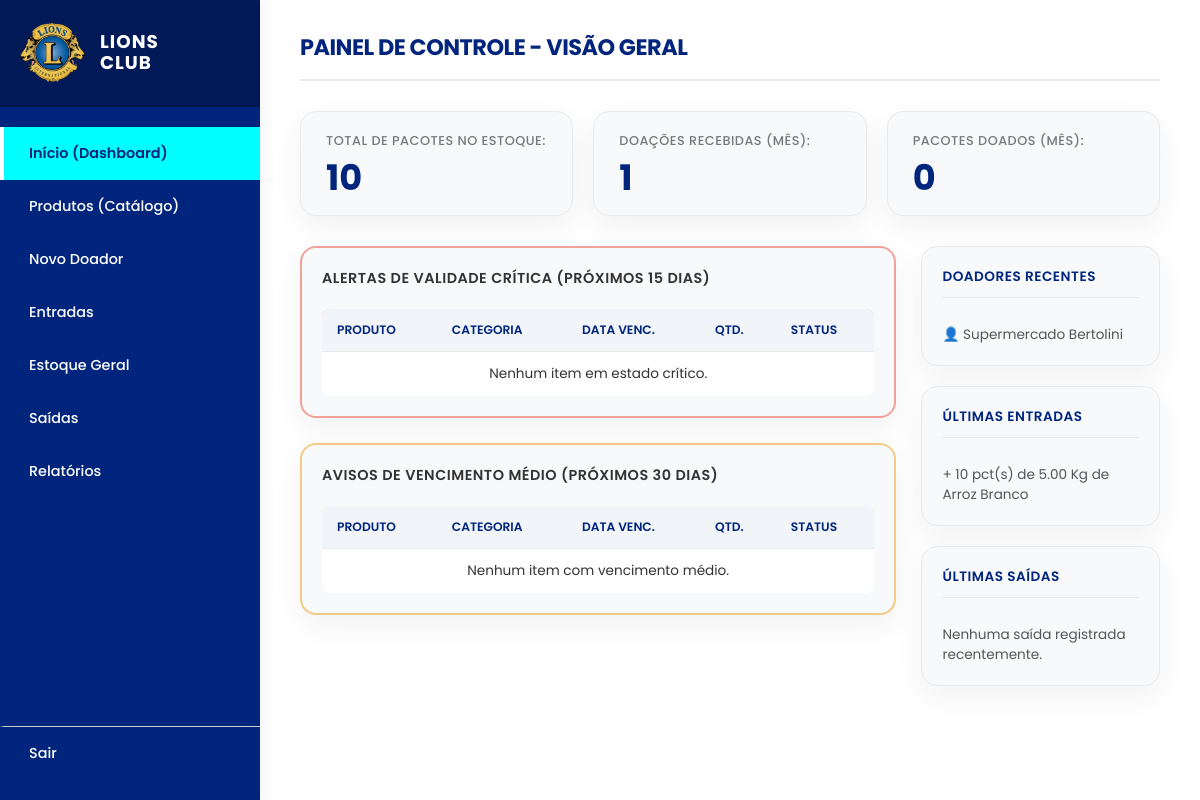
Page /dashboard.php (signed in) on the committed database.
### tables this page shows
CREATE TABLE `doadores` (
  `id` int(11) NOT NULL,
  `nome` varchar(100) NOT NULL,
  `telefone` varchar(20) DEFAULT NULL
);

CREATE TABLE `produtos` (
  `id` int(11) NOT NULL,
  `nome` varchar(100) NOT NULL,
  `quantidade` int(11) NOT NULL,
  `unidade` varchar(20) NOT NULL,
  `data_validade` date NOT NULL,
  `categoria_id` int(11) DEFAULT NULL,
  `doador_id` int(11) DEFAULT NULL,
  `data_cadastro` timestamp NOT NULL DEFAULT current_timestamp()
);

### dashboard.php (the view, shortened to what this page needs)
<?php
require_once 'includes/config.php';
$sql_total = "SELECT SUM(quantidade) as total_itens FROM produtos";
$total_itens = $conn->query($sql_total)->fetch_assoc()['total_itens'] ?? 0;
$mes_atual = date('m');
$ano_atual = date('Y');
$sql_entradas = "SELECT COUNT(id) as entradas_mes FROM produtos WHERE MONTH(data_cadastro) = '$mes_atual' AND YEAR(data_cadastro) = '$ano_atual'";
$entradas_mes = $conn->query($sql_entradas)->fetch_assoc()['entradas_mes'] ?? 0;
$sql_saidas = "SELECT SUM(quantidade) as saidas_mes FROM saidas WHERE MONTH(data_saida) = '$mes_atual' AND YEAR(data_saida) = '$ano_atual'";
$saidas_mes = $conn->query($sql_saidas)->fetch_assoc()['saidas_mes'] ?? 0;
$hoje = date('Y-m-d');
$daqui_15_dias = date('Y-m-d', strtotime('+15 days'));
$daqui_30_dias = date('Y-m-d', strtotime('+30 days'));
$sql_critica = "SELECT p.*, c.nome as categoria_nome FROM produtos p LEFT JOIN categorias c ON p.categoria_id = c.id WHERE p.data_validade >= '$hoje' AND p.data_validade <= '$daqui_15_dias' ORDER BY p.data_validade ASC";
$resultado_critica = $conn->query($sql_critica);
$sql_media = "SELECT p.*, c.nome as categoria_nome FROM produtos p LEFT JOIN categorias c ON p.categoria_id = c.id WHERE p.data_validade > '$daqui_15_dias' AND p.data_validade <= '$daqui_30_dias' ORDER BY p.data_validade ASC";
$resultado_media = $conn->query($sql_media);
$sql_doadores = "SELECT nome FROM doadores ORDER BY id DESC LIMIT 3";
$resultado_doadores = $conn->query($sql_doadores);
$sql_recentes = "SELECT nome, quantidade, unidade FROM produtos ORDER BY id DESC LIMIT 3";
$resultado_recentes = $conn->query($sql_recentes);
$sql_recentes_saidas = "SELECT s.quantidade, s.beneficiario, p.nome, p.unidade
                        FROM saidas s
                        JOIN produtos p ON s.produto_id = p.id
                        ORDER BY s.id DESC LIMIT 3";
$resultado_saidas = $conn->query($sql_recentes_saidas);
?>
<!DOCTYPE html>
<html lang="pt-BR">
<head>
    <link rel="stylesheet" href="css/style.css">
</head>
<body>
    <aside class="sidebar">
        <div class="sidebar-logo">
            <img src="img/logo.png" alt="Logo Lions Club">
            <div class="sidebar-logo-text">LIONS<br>CLUB</div>
        </div>
        <nav class="sidebar-nav">
            <a href="dashboard.php" class="ativo">Início (Dashboard)</a>
            <a href="cadastro_produto.php">Produtos (Catálogo)</a>
            <a href="cadastro_doador.php">Novo Doador</a>
            <a href="entradas.php">Entradas</a>
            <a href="estoque.php">Estoque Geral</a>
            <a href="saidas.php">Saídas</a>
            <a href="relatorios.php">Relatórios</a>
            <a href="index.php" style="margin-top: auto; border-top: 1px solid #ccc;">Sair</a>
        </nav>
    </aside>
    <main class="main-content">
        <h1 class="main-header">Painel de Controle - Visão Geral</h1>
        <div class="kpi-row">
            <div class="kpi-card">
                <h3>Total de Pacotes no Estoque:</h3>
                <div class="valor"><?php echo $total_itens; ?></div>
            </div>
            <div class="kpi-card">
                <h3>Doações Recebidas (Mês):</h3>
                <div class="valor"><?php echo $entradas_mes; ?></div>
            </div>
            <div class="kpi-card">
                <h3>Pacotes Doados (Mês):</h3>
                <div class="valor"><?php echo $saidas_mes; ?></div>
            </div>
        </div>
        <div class="dashboard-grid">
            <div class="tabelas-section">
                <div class="tabela-box box-critico">
                    <h3>Alertas de Validade Crítica (Próximos 15 dias)</h3>
                    <table>
                        <thead>
                            <tr style="background-color: #f5b7b1;">
                                <th>Produto</th><th>Categoria</th><th>Data Venc.</th><th>Qtd.</th><th>Status</th>
                            </tr>
                        </thead>
                        <tbody>
                            <?php
                            if ($resultado_critica->num_rows > 0) {
                                while ($item = $resultado_critica->fetch_assoc()) {
                                    $data_br = date("d/m/Y", strtotime($item['data_validade']));
                                    echo "<tr><td>{$item['nome']}</td><td>{$item['categoria_nome']}</td><td>{$data_br}</td><td>{$item['quantidade']} {$item['unidade']}</td><td><span class='badge bg-vermelho'>VENCENDO LOGO</span></td></tr>";
                                }
                            } else {
                                echo "<tr><td colspan='5' style='text-align:center;'>Nenhum item em estado crítico.</td></tr>";
                            }
                            ?>
                        </tbody>
                    </table>
                </div>
                <div class="tabela-box box-medio">
                    <h3>Avisos de Vencimento Médio (Próximos 30 dias)</h3>
                    <table>
                        <thead>
                            <tr style="background-color: #fcf3cf;">
                                <th>Produto</th><th>Categoria</th><th>Data Venc.</th><th>Qtd.</th><th>Status</th>
                            </tr>
                        </thead>
                        <tbody>
                            <?php
                            if ($resultado_media->num_rows > 0) {
                                while ($item = $resultado_media->fetch_assoc()) {
                                    $data_br = date("d/m/Y", strtotime($item['data_validade']));
                                    echo "<tr><td>{$item['nome']}</td><td>{$item['categoria_nome']}</td><td>{$data_br}</td><td>{$item['quantidade']} {$item['unidade']}</td><td><span class='badge bg-amarelo'>ATENÇÃO</span></td></tr>";
                                }
                            } else {
                                echo "<tr><td colspan='5' style='text-align:center;'>Nenhum item com vencimento médio.</td></tr>";
                            }
                            ?>
                        </tbody>
                    </table>
                </div>
            </div>
            <div class="feed-section">
                <div class="feed-box">
                    <h4>Doadores Recentes</h4>
                    <?php
                    if ($resultado_doadores->num_rows > 0) {
                        while ($doador = $resultado_doadores->fetch_assoc()) {
                            echo "<div class='feed-item'>👤 {$doador['nome']}</div>";
                        }
                    } else {
                        echo "<div class='feed-item'>Nenhum doador cadastrado ainda.</div>";
                    }
                    ?>
                </div>
                <div class="feed-box">
                    <h4>Últimas Entradas</h4>
                    <?php
                    if ($resultado_recentes->num_rows > 0) {
                        while ($recente = $resultado_recentes->fetch_assoc()) {
                            echo "<div class='feed-item'>+ {$recente['quantidade']} {$recente['unidade']} de {$recente['nome']}</div>";
                        }
                    } else {
                        echo "<div class='feed-item'>Sem entradas recentes.</div>";
                    }
                    ?>
                </div>
                <div class="feed-box">
                    <h4>Últimas Saídas</h4>
                    <?php
                    if ($resultado_saidas->num_rows > 0) {
                        while ($saida = $resultado_saidas->fetch_assoc()) {
                            echo "<div class='feed-item' style='color: var(--vermelho-alerta); font-weight: 600;'>- {$saida['quantidade']} {$saida['unidade']} de {$saida['nome']}<br><span style='color: #777; font-size: 0.9em; font-weight: normal;'>Para: {$saida['beneficiario']}</span></div>";
                        }
                    } else {
                        echo "<div class='feed-item'>Nenhuma saída registrada recentemente.</div>";
                    }
                    ?>
                </div>
            </div>
        </div>
    </main>
</body>
</html>

### css/style.css (style rules this page uses)
:root { --azul-marinho: #01257D; --azul-escuro-logo: #011A57; --azul-eletrico: #00FFFF; --fundo-app: #FFFFFF; --texto-principal: #333333; --texto-claro: #FFFFFF; --destaque: #27ae60; --vermelho-alerta: #e74c3c; --amarelo-alerta: #f39c12; --cinza-borda: #eaeaea; --fundo-cards: #f8f9fa; --raio-cartao: 16px; --raio-botao: 8px; --sombra-moderna: 0 10px 30px rgba(0, 0, 0, 0.06); }
* { margin: 0; padding: 0; box-sizing: border-box; font-family: 'Poppins', sans-serif; }
body { background-color: var(--fundo-app); color: var(--texto-principal); display: flex; height: 100vh; overflow: hidden; }
.sidebar { width: 260px; background-color: var(--azul-marinho); display: flex; flex-direction: column; box-shadow: 4px 0 15px rgba(0,0,0,0.05); z-index: 10; }
.sidebar-logo { padding: 20px; background-color: var(--azul-escuro-logo); border-bottom: 2px solid rgba(0,0,0,0.2); display: flex; justify-content: flex-start; align-items: center; gap: 15px; min-height: 90px; }
.sidebar-logo img { max-width: 65px; height: auto; max-height: 65px; object-fit: contain; }
.sidebar-logo-text { color: var(--texto-claro); font-size: 1.15em; font-weight: 700; line-height: 1.1; text-align: left; letter-spacing: 1px; }
.sidebar-nav { padding: 20px 0; display: flex; flex-direction: column; flex: 1; }
.sidebar-nav a { padding: 16px 25px; text-decoration: none; color: var(--texto-claro); display: block; font-weight: 500; font-size: 0.9em; border-left: 4px solid transparent; transition: all 0.3s ease; }
.sidebar-nav a:hover, .sidebar-nav a.ativo { background-color: var(--azul-eletrico); color: var(--azul-marinho); border-left-color: var(--texto-claro); font-weight: 600; }
.main-content { flex: 1; padding: 30px 40px; overflow-y: auto; }
.main-header { margin-bottom: 30px; font-size: 1.4em; font-weight: 700; text-transform: uppercase; border-bottom: 2px solid var(--cinza-borda); padding-bottom: 15px; color: var(--azul-marinho); letter-spacing: -0.5px; }
.kpi-row { display: flex; gap: 20px; margin-bottom: 30px; }
.kpi-card { background-color: var(--fundo-cards); padding: 20px 25px; flex: 1; border: 1px solid var(--cinza-borda); border-radius: var(--raio-cartao); box-shadow: var(--sombra-moderna); transition: transform 0.3s ease; }
.kpi-card h3 { font-size: 0.8em; font-weight: 500; color: #777; text-transform: uppercase; margin-bottom: 10px; letter-spacing: 0.5px; }
.kpi-card .valor { font-size: 2.2em; font-weight: 700; color: var(--azul-marinho); line-height: 1; }
.dashboard-grid { display: grid; grid-template-columns: 2.5fr 1fr; gap: 25px; }
.tabela-box { background-color: var(--fundo-cards); margin-bottom: 25px; border-radius: var(--raio-cartao); padding: 20px; box-shadow: var(--sombra-moderna); border: 1px solid var(--cinza-borda); overflow: hidden; }
.box-critico { border: 2px solid rgba(231, 76, 60, 0.5); }
.box-medio { border: 2px solid rgba(243, 156, 18, 0.5); }
.tabela-box h3 { font-size: 0.9em; font-weight: 600; margin-bottom: 20px; text-transform: uppercase; letter-spacing: 0.5px; }
table { width: 100%; border-collapse: collapse; font-size: 0.85em; background-color: var(--fundo-app); border-radius: var(--raio-botao); overflow: hidden; }
table th, table td { padding: 12px 15px; text-align: left; border-bottom: 1px solid var(--cinza-borda); }
table th { background-color: #f1f4f8; font-weight: 600; text-transform: uppercase; color: var(--azul-marinho); font-size: 0.9em; }
table tr:last-child td { border-bottom: none; }
.feed-box { background-color: var(--fundo-cards); padding: 20px; margin-bottom: 20px; border: 1px solid var(--cinza-borda); border-radius: var(--raio-cartao); box-shadow: var(--sombra-moderna); }
.feed-box h4 { font-size: 0.85em; font-weight: 600; margin-bottom: 15px; border-bottom: 1px solid var(--cinza-borda); padding-bottom: 10px; text-transform: uppercase; color: var(--azul-marinho); letter-spacing: 0.5px; }
.feed-item { font-size: 0.85em; padding: 12px 0; border-bottom: 1px dashed var(--cinza-borda); color: #555; }
.feed-item:last-child { border-bottom: none; padding-bottom: 0; }

### rows in the picture
doadores: nome "Supermercado Bertolini"
produtos: quantidade "10", unidade "pct(s) de 5.00 Kg", nome "Arroz Branco"

### other values in the picture
$total_itens "10"
$entradas_mes "1"
$saidas_mes "0"
